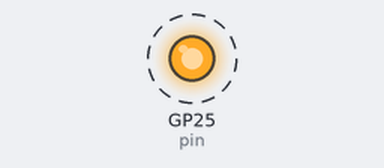
A program run on a simulated Raspberry Pi Pico running MicroPython. Shown: output pins drawn as LEDs (lit = HIGH). Dashed ring = blinking. What the program prints to the serial console is not drawn.

Above: at 0.5 s.
Timing chart, 0 to 4.6 s (numbered marks = the images above):
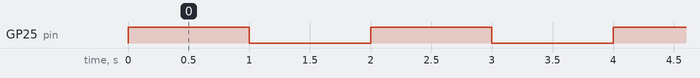

The program:

flash.py
```python
## ran via vs extnsion
from machine import Pin
from utime import sleep

pin = Pin("LED", Pin.OUT)

print("LED starts flashing...")
while True:
    try:
        pin.toggle()
        sleep(1) # sleep 1 for sec
    except KeyboardInterrupt:
        break
pin.off()
print("Finished. really!?")
```

Measured:
- by itself, GP25 (pin): alternates HIGH for 1.0 s and LOW for 1.0 s
